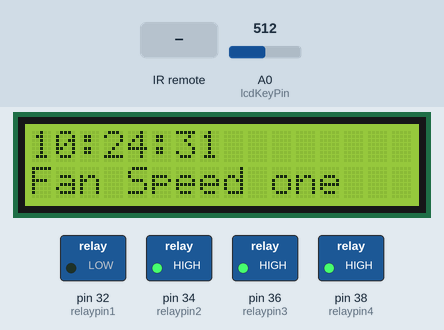
Bench run of a sketch on a simulated Arduino Mega 2560, built with avr-gcc and run on an emulated ATmega2560. On the bench: 16×2 character LCD, switched loads named in the sketch (green lamp = pin HIGH). The inputs (shaded band) are chosen by the test bench; at power-on: A0 (lcdKeyPin) = 512. The local clock reads 2024-03-15 10:24:30 at power-on unless the sketch sets it; what the sketch prints to the serial monitor is not drawn.

Above: at 1.3 s.
1.4 s: A0 (lcdKeyPin) set to 458
3.7 s: A0 (lcdKeyPin) set to 432
At 6.3 s:
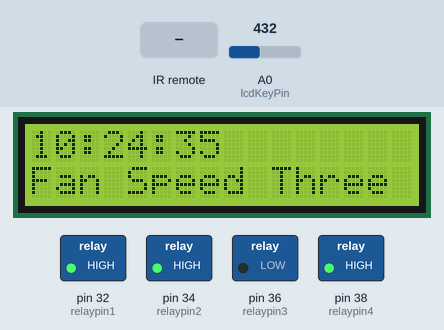
7.9 s: infrared code 0xFF6897 received
At 9.6 s:
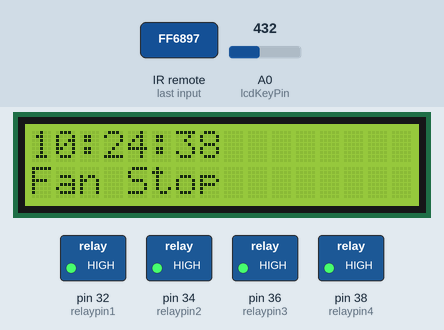
11.4 s: infrared code 0xFF18E7 received
At 13.5 s:
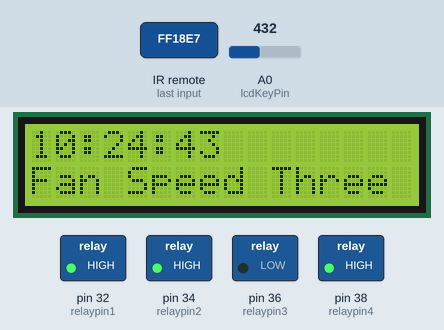
13.6 s: infrared code 0xFF10EF received
At 14.9 s:
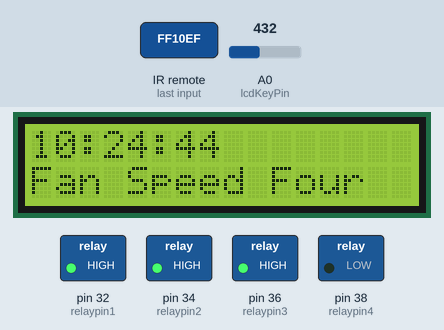
16.9 s: A0 (lcdKeyPin) set to 460
At 19.4 s:
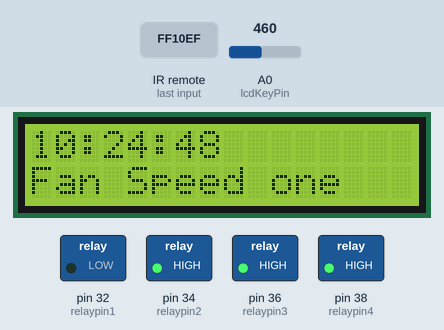
Timing chart, 0 to 20.9 s (numbered marks = the images above; inputs shaded):
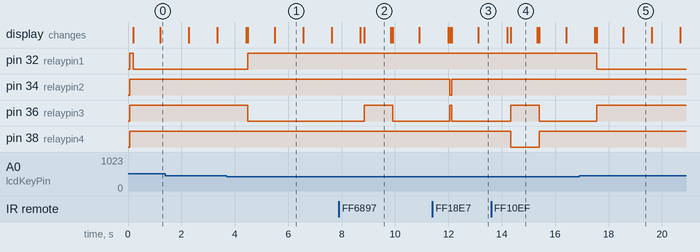

Measured:
- the behaviour switches between 450 and 449 on A0 (lcdKeyPin) (found by bisection; images 0 and 1)
- after the input at 3.7 s, pin 32 (relaypin1): LOW → HIGH after 0.79 s; pin 36 (relaypin3): HIGH → LOW after 0.79 s; the display: first differs from a run without the input after 0.79 s (image 1 shows a later state)
- after the input at 7.9 s, pin 36 (relaypin3): LOW → HIGH after 0.94 s, → LOW 1.1 s later; the display: first differs from a run without the input after 0.94 s (image 2)
- after the input at 11.4 s, pin 34 (relaypin2): HIGH → LOW after 0.66 s, → HIGH 0.07 s later; pin 36 (relaypin3): LOW → HIGH after 0.66 s, → LOW 0.07 s later; the display: first differs from a run without the input after 0.66 s (image 3 shows a later state)
- after the input at 13.6 s, pin 36 (relaypin3): LOW → HIGH after 0.73 s, → LOW 1.1 s later; pin 38 (relaypin4): HIGH → LOW after 0.73 s, → HIGH 1.1 s later; the display: first differs from a run without the input after 0.73 s (image 4)
- after the input at 16.9 s, pin 32 (relaypin1): HIGH → LOW after 0.65 s; pin 36 (relaypin3): LOW → HIGH after 0.65 s; the display: first differs from a run without the input after 0.65 s (image 5 shows a later state)
- what the display in image 1 shows lasts 1.1 s, from 5.5 s to 6.6 s

The sketch:

relaytest006.ino
```cpp
#include <LiquidCrystal.h>
#include <IRremote.h>

#include <Wire.h>
#include "RTClib.h"

#define relaypin1 32
#define relaypin2 34
#define relaypin3 36
#define relaypin4 38

#define lcdRS 8
#define lcdEnable 9
#define lcdD4 4
#define lcdD5 5
#define lcdD6 6
#define lcdD7 7
#define lcdKeyPin 0
int lcd_key = 0;
int adc_key_in = 0;
#define btnRIGHT 0
#define btnUP 1
#define btnDOWN 2
#define btnLEFT 3
#define btnSELECT 4
#define btnNONE 5
#define RECV_PIN 11

IRrecv irrecv(RECV_PIN);
decode_results results;
long IR_key = -1;

LiquidCrystal lcd(lcdRS, lcdEnable, lcdD4, lcdD5, lcdD6, lcdD7);  //　　產生LCD　元件

RTC_DS1307 RTC;

void setup()
{
  LCDClear();
  pinMode(relaypin1,OUTPUT) ;
  pinMode(relaypin2,OUTPUT) ;
  pinMode(relaypin3,OUTPUT) ;
  pinMode(relaypin4,OUTPUT) ;

   irrecv.enableIRIn(); // Start the receiver
  //pinMode(RECV_PIN,INPUT) ;
    Wire.begin();
    RTC.begin();

       digitalWrite(relaypin1,HIGH);
       digitalWrite(relaypin2, HIGH);
      digitalWrite(relaypin3, HIGH);
      digitalWrite(relaypin4, HIGH);
  LCDClear();

  Serial.begin(9600);
  Serial.println("program start here....");
}
void loop()
{
   showtime();
  lcd_key = read_LCD_buttons(); // read the buttons
  IR_key = IRcheck() ;
  if ((lcd_key == btnLEFT) or (IR_key == 1))
  {
    // speed = 1
      LCDClear();
      lcd.setCursor(0,1);
      lcd.print("Fan Speed one"); // print a simple message
       digitalWrite(relaypin1,LOW);
       digitalWrite(relaypin2, HIGH);
      digitalWrite(relaypin3, HIGH);
      digitalWrite(relaypin4, HIGH);
      Serial.println("fan speed set to One");
    }
  if ((lcd_key == btnUP) or (IR_key == 2))
  {
    // speed = 2
      LCDClear();
      lcd.setCursor(0,1);
      lcd.print("Fan Speed Two"); // print a simple message
       digitalWrite(relaypin1,HIGH);
       digitalWrite(relaypin2, LOW);
      digitalWrite(relaypin3, HIGH);
      digitalWrite(relaypin4, HIGH);
      Serial.println("fan speed set to Two");
    }
  if ((lcd_key == btnDOWN) or (IR_key == 3))
  {
    // speed = 3
      LCDClear();
      lcd.setCursor(0,1);
      lcd.print("Fan Speed Three"); // print a simple message
       digitalWrite(relaypin1,HIGH);
       digitalWrite(relaypin2, HIGH);
      digitalWrite(relaypin3, LOW);
      digitalWrite(relaypin4, HIGH);
      Serial.println("fan speed set to Three");
    }
  if ((lcd_key == btnRIGHT) or (IR_key == 4))
  {
    // speed = 4
      LCDClear();
      lcd.setCursor(0,1);
      lcd.print("Fan Speed Four"); // print a simple message
       digitalWrite(relaypin1,HIGH);
       digitalWrite(relaypin2, HIGH);
      digitalWrite(relaypin3, HIGH);
      digitalWrite(relaypin4, LOW);
      Serial.println("fan speed set to Four");
    }
  if ((lcd_key == btnSELECT) or (IR_key == 0))
  {
        // speed = 0
      LCDClear();
      lcd.setCursor(0,1);
        lcd.print("Fan Stop"); // print a simple message
       digitalWrite(relaypin1,HIGH);
       digitalWrite(relaypin2, HIGH);
      digitalWrite(relaypin3, HIGH);
      digitalWrite(relaypin4, HIGH);
      Serial.println("fan speed set to Stop");
    }
 delay(1000);
 }

 int read_LCD_buttons()
{
  adc_key_in = analogRead(lcdKeyPin); // read the value from the sensor
  // my buttons when read are centered at these valies: 0, 144, 329, 504, 741
  // we add approx 50 to those values and check to see if we are close
  if (adc_key_in > 1000) return btnNONE; // We make this the 1st option for speed reasons since it will be the most likely result
  // For V1.1 us this threshold
  if (adc_key_in < 50) return btnRIGHT;
  if (adc_key_in < 250) return btnUP;
  if (adc_key_in < 450) return btnDOWN;
  if (adc_key_in < 650) return btnLEFT;
  if (adc_key_in < 850) return btnSELECT;
  return btnNONE; // when all others fail, return this...
}

void LCDClear()
{
    lcd.begin(16, 2); // start the library
    showtime();
}

long  IRcheck()
{
  // irrecv.enableIRIn(); // Start the receiver
  long tmp = -2 ;
    if (irrecv.decode(&results)) {
//    Serial.println(results.value, HEX);
 //   dump(&results);
       tmp = IRencode(&results) ;
    irrecv.resume(); // Receive the next value
    return (tmp) ;

  }
  else
  {
    irrecv.resume(); // Receive the next value
    return (tmp);
  }
}
long IRencode(decode_results *code)
{
  long encodeno = -1 ;
  long   cc = code->value ;
  switch (cc)
  {
   case 16738455 :   // for button "0" code
     encodeno = 0 ;
       break ;

   case 16724175 :    // for button "1" code
     encodeno = 1 ;
       break ;

   case 16718055 :    // for button "2" code
     encodeno = 2 ;
       break ;

   case 16743045 :    // for button "3" code
     encodeno = 3 ;
       break ;

   case 16716015 :    // for button "4" code
     encodeno = 4 ;
       break ;
  default:
     encodeno = cc ;

  }
  return (encodeno) ;

}

void showtime()
{
  lcd.setCursor(0,0);
  lcd.print(gettime()); // print a simple message

}
String gettime()
{
    String tmp ="";
      DateTime now = RTC.now();
    tmp.concat(now.hour());
    tmp.concat(':');
    tmp.concat(now.minute());
    tmp.concat(':');
    tmp.concat(now.second());
    tmp.concat("   ");
    return   tmp ;
}
String getdate()
{
    String tmp ="";
      DateTime now = RTC.now();
      tmp.concat(now.year()) ;
      tmp.concat('/') ;
    tmp.concat(now.month());
    tmp.concat('/');
    tmp.concat(now.day());
    return   tmp ;
}
```
